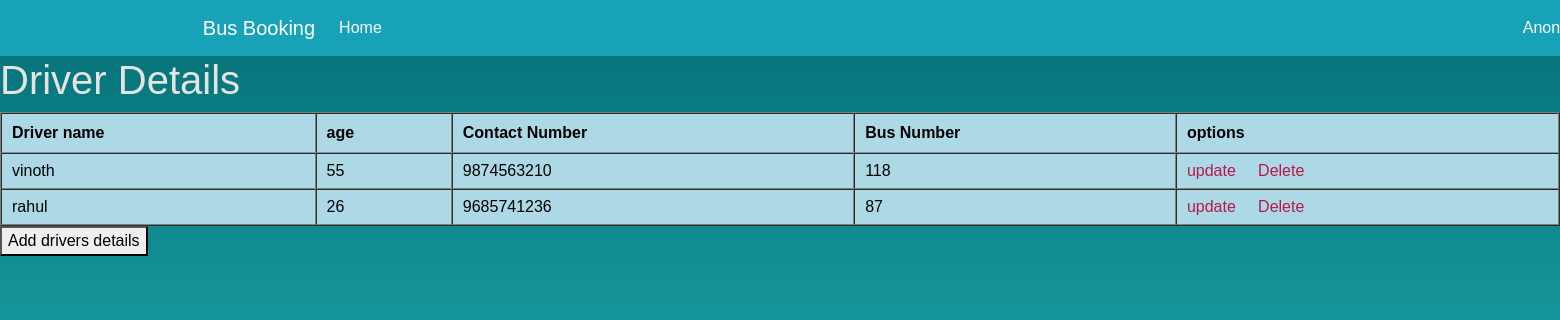
Before: /home/ with the older database file.
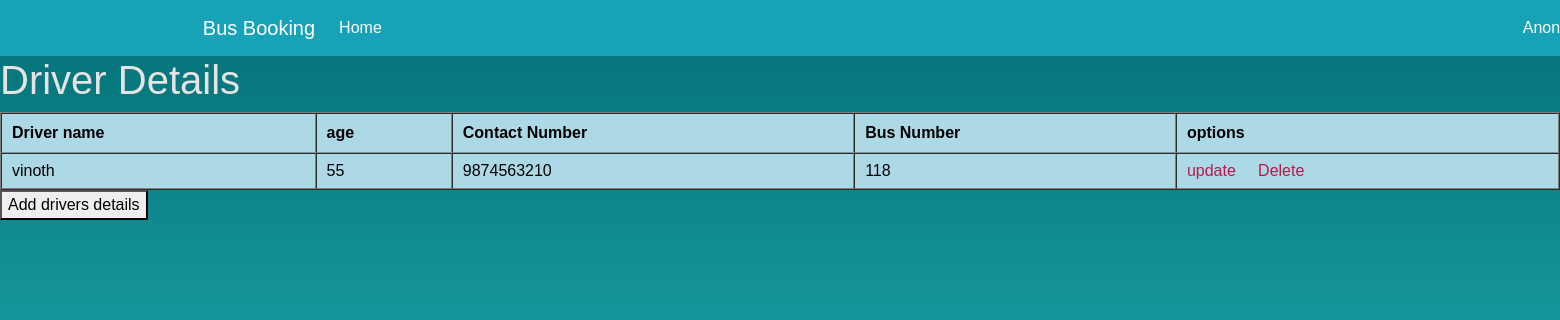
After: the same page with the newer database file.
### busbookapp/models.py (models this page shows)
class Driver(models.Model):
    drivername=models.CharField(max_length=20)
    age=models.IntegerField()
    contact_no=models.IntegerField()
    bus_no=models.IntegerField()

### busbookapp/views.py (the view)
# urls.py: path('home/', views.empDetails,name="home"),
def empDetails(request):
    emp_data=Driver.objects.all()
    emp_dict = {"emp_list":emp_data}
    return render(request, "busbookapp/index1.html", context =emp_dict)

### busbookapp/templates/busbookapp/index1.html (shortened to what this page needs)
<html>
{% extends 'busbookapp/base1.html' %}
{% block content %}
{% load static %}
    <link rel="stylesheet" href="{% static 'css/style.css' %}">
<head>
    <link rel="stylesheet" type="text/css" href="https://cdn.datatables.net/1.12.1/css/jquery.dataTables.css">
</head>
<body>
<h1 >
    Driver Details
</h1>
<table id="mytable" class="datatable" cellspacing="1" cellpadding="1" border="1" bgcolor="lightblue">
    <thead>
        <tr class="dt-control" style="color:black">
            <th class="sorting_1"> Driver name</th>
            <th> age</th>
            <th> Contact Number</th>
            <th> Bus Number</th>
            <th> options</th>
        </tr>
    </thead>
    <tbody>
        <tr style="color:black">
            {% if emp_list %}
            {% for template in emp_list %}
            <td style="color:black">{{template.drivername}}</td>
            <td style="color:black">{{template.age}}</td>
            <td style="color:black">{{template.contact_no}}</td>
            <td style="color:black">{{template.bus_no}}</td>
            <td style="color:black"><a href="/update/{{template.id}}"> update </a> &nbsp; &nbsp;  <a href ="/delete/{{template.id}}"> Delete</a> </td>
        </tr>
    </tbody>
      {% endfor %}
      {% endif %}
</table>
<p >
    <a   href = "/create" >  <button  type="button" >  Add drivers details</button>  </a>
        </p>
</body>
{% endblock %}

Changed rows visible on the page:
removed Driver: drivername "rahul", age "26", contact_no "9685741236", bus_no "87"
